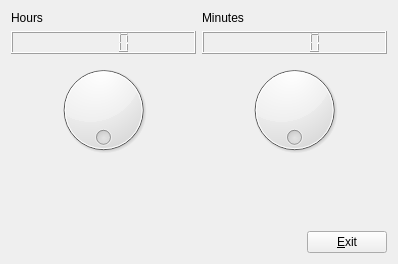
<?xml version="1.0" encoding="UTF-8"?>
<ui version="4.0">
 <class>MyForm</class>
 <widget class="QWidget" name="MyForm">
  <property name="geometry">
   <rect>
    <x>0</x>
    <y>0</y>
    <width>398</width>
    <height>264</height>
   </rect>
  </property>
  <property name="windowTitle">
   <string>Form</string>
  </property>
  <layout class="QVBoxLayout" name="verticalLayout">
   <item>
    <layout class="QHBoxLayout" name="horizontalLayout">
     <item>
      <widget class="QLabel" name="label_hours">
       <property name="text">
        <string>Hours</string>
       </property>
      </widget>
     </item>
     <item>
      <widget class="QLabel" name="label_minutes">
       <property name="text">
        <string>Minutes</string>
       </property>
      </widget>
     </item>
    </layout>
   </item>
   <item>
    <layout class="QHBoxLayout" name="horizontalLayout_2">
     <item>
      <widget class="QLCDNumber" name="lcd_minutes"/>
     </item>
     <item>
      <widget class="QLCDNumber" name="lcd_hours"/>
     </item>
    </layout>
   </item>
   <item>
    <layout class="QHBoxLayout" name="horizontalLayout_3">
     <item>
      <widget class="QDial" name="dial_hours">
       <property name="cursor">
        <cursorShape>ArrowCursor</cursorShape>
       </property>
       <property name="maximum">
        <number>23</number>
       </property>
       <property name="singleStep">
        <number>0</number>
       </property>
       <property name="pageStep">
        <number>0</number>
       </property>
       <property name="value">
        <number>0</number>
       </property>
       <property name="sliderPosition">
        <number>0</number>
       </property>
       <property name="tracking">
        <bool>true</bool>
       </property>
       <property name="orientation">
        <enum>Qt::Horizontal</enum>
       </property>
       <property name="invertedAppearance">
        <bool>false</bool>
       </property>
       <property name="wrapping">
        <bool>true</bool>
       </property>
       <property name="notchesVisible">
        <bool>false</bool>
       </property>
      </widget>
     </item>
     <item>
      <widget class="QDial" name="dial_minutes">
       <property name="maximum">
        <number>59</number>
       </property>
       <property name="orientation">
        <enum>Qt::Horizontal</enum>
       </property>
       <property name="invertedAppearance">
        <bool>false</bool>
       </property>
       <property name="invertedControls">
        <bool>false</bool>
       </property>
       <property name="wrapping">
        <bool>true</bool>
       </property>
      </widget>
     </item>
    </layout>
   </item>
   <item>
    <spacer name="verticalSpacer">
     <property name="orientation">
      <enum>Qt::Vertical</enum>
     </property>
     <property name="sizeHint" stdset="0">
      <size>
       <width>20</width>
       <height>38</height>
      </size>
     </property>
    </spacer>
   </item>
   <item>
    <layout class="QHBoxLayout" name="horizontalLayout_4">
     <item>
      <spacer name="horizontalSpacer">
       <property name="orientation">
        <enum>Qt::Horizontal</enum>
       </property>
       <property name="sizeHint" stdset="0">
        <size>
         <width>40</width>
         <height>20</height>
        </size>
       </property>
      </spacer>
     </item>
     <item>
      <widget class="QPushButton" name="button_exit">
       <property name="text">
        <string>&amp;Exit</string>
       </property>
      </widget>
     </item>
    </layout>
   </item>
  </layout>
 </widget>
 <resources/>
 <connections>
  <connection>
   <sender>dial_hours</sender>
   <signal>valueChanged(int)</signal>
   <receiver>lcd_minutes</receiver>
   <slot>display(int)</slot>
   <hints>
    <hint type="sourcelabel">
     <x>103</x>
     <y>110</y>
    </hint>
    <hint type="destinationlabel">
     <x>57</x>
     <y>43</y>
    </hint>
   </hints>
  </connection>
  <connection>
   <sender>dial_minutes</sender>
   <signal>valueChanged(int)</signal>
   <receiver>lcd_hours</receiver>
   <slot>display(int)</slot>
   <hints>
    <hint type="sourcelabel">
     <x>237</x>
     <y>108</y>
    </hint>
    <hint type="destinationlabel">
     <x>237</x>
     <y>54</y>
    </hint>
   </hints>
  </connection>
  <connection>
   <sender>button_exit</sender>
   <signal>clicked()</signal>
   <receiver>MyForm</receiver>
   <slot>close()</slot>
   <hints>
    <hint type="sourcelabel">
     <x>333</x>
     <y>240</y>
    </hint>
    <hint type="destinationlabel">
     <x>231</x>
     <y>208</y>
    </hint>
   </hints>
  </connection>
 </connections>
</ui>
